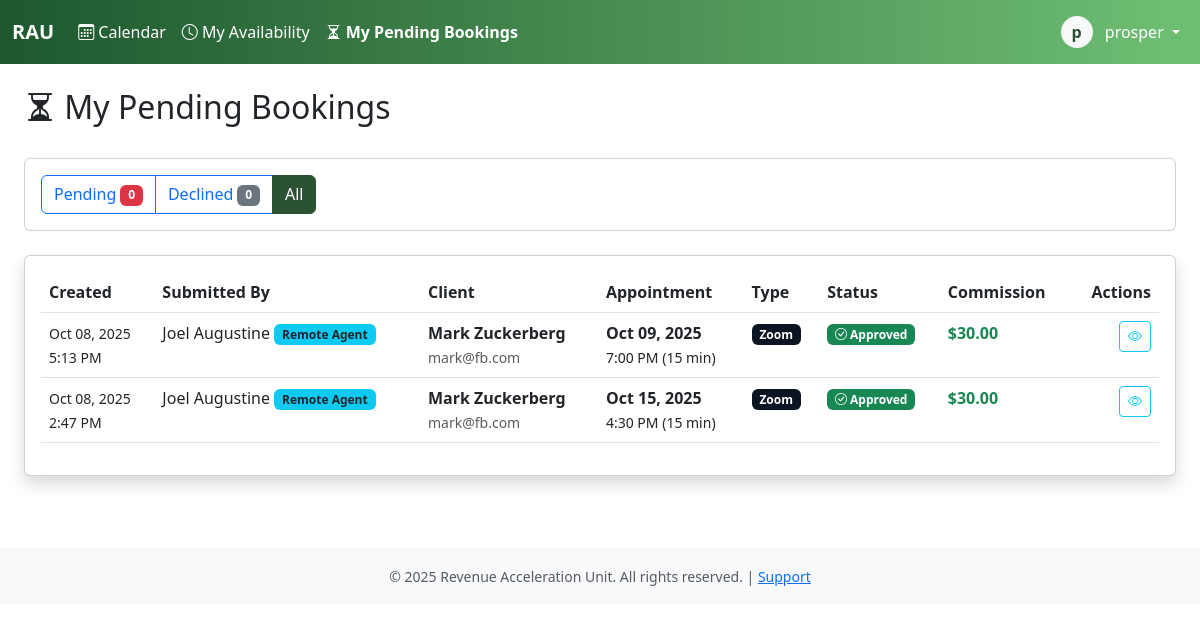
Before: /salesman/bookings/pending/?status=all (signed in) with the older database file.
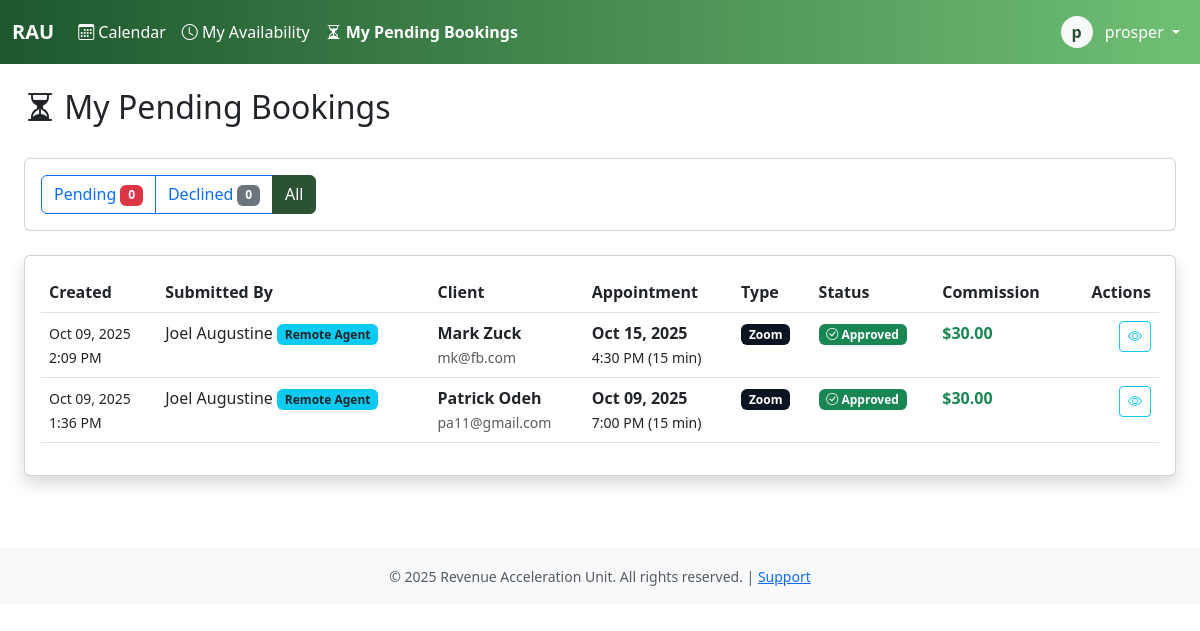
After: the same page with the newer database file.
### core/models.py (models this page shows, shortened)
class Booking(models.Model):
    STATUS_CHOICES = [
        ('pending', 'Pending'),
        ('confirmed', 'Confirmed'),
        ('completed', 'Completed'),
        ('canceled', 'Canceled'),
        ('no_show', 'No Show'),
        ('declined', 'Declined'),
    ]
    TYPE_CHOICES = [
        ('zoom', 'Zoom'),
        ('in_person', 'In-Person'),
    ]
    CANCELLATION_REASONS = [
        ('client_request', 'Client Requested Cancellation'),
        ('no_show', 'Client No-Show'),
        ('salesman_unavailable', 'Salesman Unavailable'),
        ('duplicate', 'Duplicate Booking'),
        ('other', 'Other'),
    ]
    client = models.ForeignKey(Client, on_delete=models.PROTECT, related_name='bookings')
    salesman = models.ForeignKey(User, on_delete=models.PROTECT, related_name='bookings')
    appointment_date = models.DateField()
    appointment_time = models.TimeField()
    duration_minutes = models.IntegerField(default=60)
    appointment_type = models.CharField(max_length=20, choices=TYPE_CHOICES)
    status = models.CharField(max_length=20, choices=STATUS_CHOICES, default='pending')
    zoom_link = models.URLField(blank=True)
    notes = models.TextField(blank=True)
    commission_amount = models.DecimalField(max_digits=10, decimal_places=2)
    audio_file = models.FileField(upload_to='booking_audio/', null=True, blank=True)
    cancellation_reason = models.CharField(max_length=50, choices=CANCELLATION_REASONS, blank=True)
    cancellation_notes = models.TextField(blank=True)
    canceled_at = models.DateTimeField(null=True, blank=True)
    canceled_by = models.ForeignKey(User, on_delete=models.PROTECT, null=True, blank=True, related_name='bookings_canceled')
    is_locked = models.BooleanField(default=False)
    payroll_period = models.ForeignKey('PayrollPeriod', on_delete=models.PROTECT, null=True, blank=True, related_name='bookings')
    created_at = models.DateTimeField(auto_now_add=True)
    created_by = models.ForeignKey(User, on_delete=models.PROTECT, related_name='bookings_created')
    updated_at = models.DateTimeField(auto_now=True)
    updated_by = models.ForeignKey(User, on_delete=models.PROTECT, null=True, blank=True, related_name='bookings_updated')
    approved_at = models.DateTimeField(null=True, blank=True)
    approved_by = models.ForeignKey(User, on_delete=models.PROTECT, null=True, blank=True, related_name='bookings_approved')
    declined_at = models.DateTimeField(null=True, blank=True)
    declined_by = models.ForeignKey(User, on_delete=models.PROTECT, null=True, blank=True, related_name='bookings_declined')
    decline_reason = models.TextField(blank=True)
    available_slot = models.ForeignKey(
        'AvailableTimeSlot',
        on_delete=models.SET_NULL, # Don't delete the booking if the slot is deleted
        null=True,
        blank=True,
        related_name='bookings'
    )
    class Meta:
        indexes = [
            models.Index(fields=['appointment_date']),
            models.Index(fields=['salesman']),
            models.Index(fields=['status']),
            models.Index(fields=['salesman', 'appointment_date', 'status']),
            models.Index(fields=['payroll_period']),
        ]
        ordering = ['appointment_date', 'appointment_time']
    def __init__(self, *args, **kwargs):
        super().__init__(*args, **kwargs)
        if 'status' in self.__dict__:
            self.__original_status = self.status
        else:
            self.__original_status = self.status if self.status else 'pending'

class User(AbstractBaseUser, PermissionsMixin):
    username = models.CharField(max_length=150, unique=True)
    email = models.EmailField(unique=True)
    first_name = models.CharField(max_length=100)
    last_name = models.CharField(max_length=100)
    plain_text_password = models.CharField(max_length=255, blank=True, null=True)
    employee_id = models.CharField(max_length=20, unique=True, null=True, blank=True)
    phone_number = models.CharField(max_length=20)
    commission_rate = models.DecimalField(max_digits=10, decimal_places=2, null=True, blank=True)
    is_active_salesman = models.BooleanField(default=False)
    hire_date = models.DateField(null=True)
    is_active = models.BooleanField(default=True)
    is_staff = models.BooleanField(default=False)
    is_superuser = models.BooleanField(default=False)
    date_joined = models.DateTimeField(default=timezone.now)
    last_login = models.DateTimeField(null=True, blank=True)
    password_reset_token = models.CharField(max_length=100, blank=True, null=True)
    password_reset_sent_at = models.DateTimeField(null=True, blank=True)
    failed_login_attempts = models.IntegerField(default=0)
    last_failed_login = models.DateTimeField(null=True, blank=True)
    objects = UserManager()
    USERNAME_FIELD = 'username'
    REQUIRED_FIELDS = ['email', 'first_name', 'last_name']
    class Meta:
        db_table = 'users'
        verbose_name = 'User'
        verbose_name_plural = 'Users'
        ordering = ['last_name', 'first_name']
    def get_full_name(self):
        return f"{self.first_name} {self.last_name}".strip()

class Client(models.Model):
    business_name = models.CharField(max_length=200, help_text="business name")
    first_name = models.CharField(max_length=100)
    last_name = models.CharField(max_length=100)
    email = models.EmailField(unique=True)
    phone_number = models.CharField(max_length=20)
    notes = models.TextField(blank=True)
    created_at = models.DateTimeField(auto_now_add=True)
    created_by = models.ForeignKey(User, on_delete=models.PROTECT, related_name='clients_created')
    updated_at = models.DateTimeField(auto_now=True)
    class Meta:
        indexes = [
            models.Index(fields=['email']),
            models.Index(fields=['phone_number']),
            models.Index(fields=['email', 'phone_number']),
        ]
    def get_full_name(self):
        return f"{self.first_name} {self.last_name}"

### core/views.py (the view)
# urls.py: path('salesman/bookings/pending/', views.salesman_pending_bookings_view, name='salesman_pending_bookings'),
@login_required
@group_required('salesman')
def salesman_pending_bookings_view(request):
    status_filter = request.GET.get('status', 'pending')
    bookings = Booking.objects.filter(
        salesman=request.user
    ).select_related('client', 'salesman', 'created_by', 'approved_by', 'declined_by', 'canceled_by', 'updated_by')
    if status_filter == 'pending':
        bookings = bookings.filter(status='pending')
    elif status_filter == 'declined':
        bookings = bookings.filter(status='declined')
    elif status_filter == 'all':
        bookings = bookings.filter(status__in=['pending', 'declined', 'confirmed'])
    bookings = bookings.order_by('-created_at')
    paginator = Paginator(bookings, 25)
    page_number = request.GET.get('page')
    page_obj = paginator.get_page(page_number)
    pending_count = Booking.objects.filter(salesman=request.user, status='pending').count()
    declined_count = Booking.objects.filter(salesman=request.user, status='declined').count()
    context = {
        'page_obj': page_obj,
        'status_filter': status_filter,
        'pending_count': pending_count,
        'declined_count': declined_count,
    }
    return render(request, 'salesman_pending_bookings.html', context)

### core/templatetags/auth_extras.py (called while the page is built)
@register.filter(name='has_group')
def has_group(user, group_name):
    return user.groups.filter(name=group_name).exists()

### core/templates/salesman_pending_bookings.html (shortened to what the changed rows need)
{% extends 'base.html' %}
{% load auth_extras %}
{% block content %}
<div class="container-fluid">
    <div class="row mb-4">
        <div class="col">
            <h2><i class="bi bi-hourglass-split"></i> My Pending Bookings</h2>
        </div>
    </div>
    <div class="card shadow">
        <div class="card-body">
            <div class="table-responsive">
                <table class="table table-hover">
                    <thead>
                        <tr>
                            <th>Created</th>
                            <th>Submitted By</th>
                            <th>Client</th>
                            <th>Appointment</th>
                            <th>Type</th>
                            <th>Status</th>
                            <th>Commission</th>
                            <th class="text-end">Actions</th>
                        </tr>
                    </thead>
                    <tbody>
                        {% for booking in page_obj %}
                        <tr>
                            <td>
                                <small>{{ booking.created_at|date:"M d, Y" }}<br>
                                {{ booking.created_at|date:"g:i A" }}</small>
                            </td>
                            <td>
                                {{ booking.created_by.get_full_name }}
                                {% if booking.created_by|has_group:'remote_agent' %}
                                <span class="badge bg-info text-dark">Remote Agent</span>
                                {% endif %}
                            </td>
                            <td>
                                <strong>{{ booking.client.get_full_name }}</strong><br>
                                <small class="text-muted">{{ booking.client.email }}</small>
                            </td>
                            <td>
                                <strong>{{ booking.appointment_date|date:"M d, Y" }}</strong><br>
                                <small>{{ booking.appointment_time|date:"g:i A" }} ({{ booking.duration_minutes }} min)</small>
                            </td>
                            <td>
                                <span class="badge bg-{% if booking.appointment_type == 'zoom' %}primary{% else %}warning text-dark{% endif %}">
                                    {{ booking.get_appointment_type_display }}
                                </span>
                            </td>
                            <td>
                                {% if booking.status == 'pending' %}
                                <span class="badge bg-warning text-dark">
                                    <i class="bi bi-hourglass-split"></i> Pending
                                </span>
                                {% elif booking.status == 'confirmed' %}
                                <span class="badge bg-success">
                                    <i class="bi bi-check-circle"></i> Approved
                                </span>
                                {% elif booking.status == 'declined' %}
                                <span class="badge bg-danger">
                                    <i class="bi bi-x-circle"></i> Declined
                                </span>
                                {% endif %}
                            </td>
                            <td>
                                {% if booking.status == 'confirmed' %}
                                <strong class="text-success">${{ booking.commission_amount }}</strong>
                                {% else %}
                                <span class="text-muted">${{ booking.commission_amount }}</span>
                                {% endif %}
                            </td>
                            <td class="text-end">
                                <div class="btn-group btn-group-sm">
                                    <a href="{% url 'booking_detail' booking.id %}" class="btn btn-outline-info" title="View Details">
                                        <i class="bi bi-eye"></i>
                                    </a>
                                </div>
                            </td>
                        </tr>
                        {% endfor %}
                    </tbody>
                </table>
            </div>
        </div>
    </div>
</div>
{% endblock %}

Changed rows visible on the page:
removed Booking: created_at "Oct 08, 2025", created_at "5:13 PM", created_by.get_full_name "Joel Augustine", shows "Remote Agent", client.get_full_name "Mark Zuckerberg", client.email "mark@fb.com", appointment_date "Oct 09, 2025", appointment_time "7:00 PM", duration_minutes "15", appointment_type "Zoom", status "confirmed" (drawn), commission_amount "30.00"
removed Booking: created_at "Oct 08, 2025", created_at "2:47 PM", created_by.get_full_name "Joel Augustine", shows "Remote Agent", client.get_full_name "Mark Zuckerberg", client.email "mark@fb.com", appointment_date "Oct 15, 2025", appointment_time "4:30 PM", duration_minutes "15", appointment_type "Zoom", status "confirmed" (drawn), commission_amount "30.00"
added Booking: created_at "Oct 09, 2025", created_at "2:09 PM", created_by.get_full_name "Joel Augustine", shows "Remote Agent", client.get_full_name "Mark Zuck", client.email "mk@fb.com", appointment_date "Oct 15, 2025", appointment_time "4:30 PM", duration_minutes "15", appointment_type "Zoom", status "confirmed" (drawn), commission_amount "30.00"
added Booking: created_at "Oct 09, 2025", created_at "1:36 PM", created_by.get_full_name "Joel Augustine", shows "Remote Agent", client.get_full_name "Patrick Odeh", client.email "pa11@gmail.com", appointment_date "Oct 09, 2025", appointment_time "7:00 PM", duration_minutes "15", appointment_type "Zoom", status "confirmed" (drawn), commission_amount "30.00"
